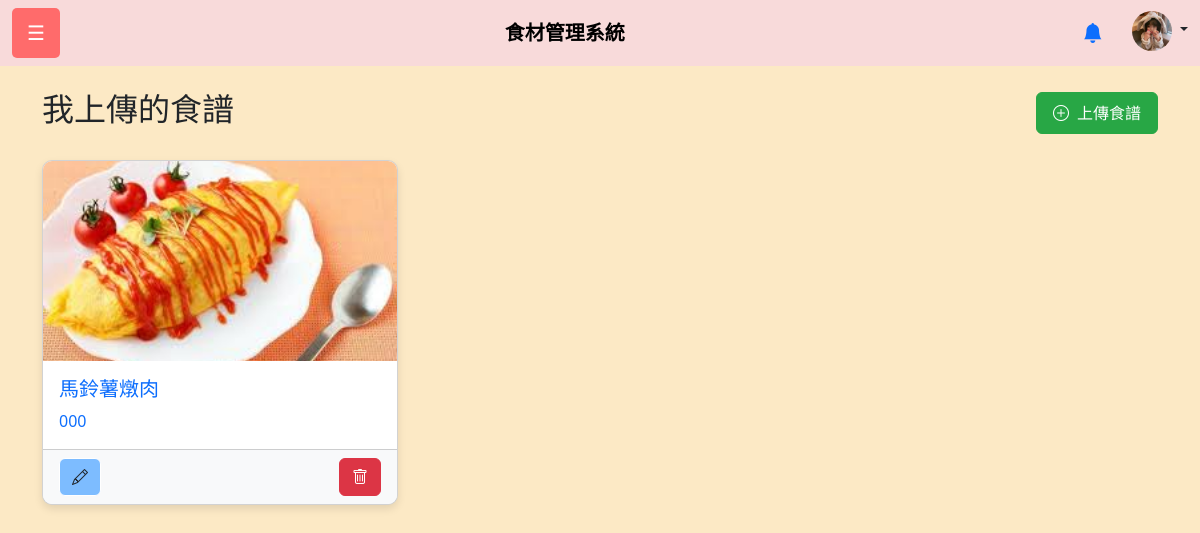
Screenshot of /my_recipes.php (signed in) with the database file from the repository.
### tables this page shows
CREATE TABLE `user` (
  `uId` int(11) NOT NULL,
  `uName` varchar(50) NOT NULL,
  `Password` varchar(255) NOT NULL,
  `Email` varchar(50) NOT NULL,
  `Language` varchar(50) DEFAULT NULL,
  `uImage` varchar(255) DEFAULT NULL
);

CREATE TABLE `recipe` (
  `RecipeId` int(11) NOT NULL,
  `rName` varchar(50) NOT NULL,
  `cooktime` int(11) DEFAULT NULL,
  `DifficultyLevel` varchar(20) DEFAULT NULL,
  `Description` text DEFAULT NULL,
  `uId` int(11) NOT NULL,
  `UploadDate` timestamp NOT NULL DEFAULT current_timestamp(),
  `CoverImage` varchar(255) DEFAULT NULL,
  `ViewCount` int(11) NOT NULL DEFAULT 0
);

### my_recipes.php (the view, shortened to what this page needs)
<?php
$conn = new mysqli("localhost", "root", "", "foodmanager");
$userId = $_SESSION['user_id'];
$query = "
    SELECT RecipeId, rName, CoverImage, Description, UploadDate
    FROM Recipe
    WHERE uId = ?
    ORDER BY UploadDate DESC
";
$stmt = $conn->prepare($query);
$stmt->bind_param("i", $userId);
$stmt->execute();
$result = $stmt->get_result();
$recipes = [];
while ($row = $result->fetch_assoc()) {
    $recipes[] = $row;
}
?>
<!DOCTYPE html>
<html lang="zh-Hant">
<head>
    <link rel="stylesheet" href="css/boot.css">
    <link href="https://cdn.jsdelivr.net/npm/bootstrap@5.3.0/dist/css/bootstrap.min.css" rel="stylesheet">
    <link rel="stylesheet" href="https://cdn.jsdelivr.net/npm/bootstrap-icons@1.10.5/font/bootstrap-icons.css">
</head>
<body>
    <?php include 'navbar.php'; ?>
    <div class="container mt-4">
        <div class="d-flex justify-content-between align-items-center mb-4">
            <h2>我上傳的食譜</h2>
            <a href="add_recipe.php" class="btn custom-btn-upload">
                <i class="bi bi-plus-circle me-2"></i>上傳食譜
            </a>
        </div>
        <?php if (empty($recipes)): ?>
            <div class="text-center py-5">
                <p class="mb-3">你尚未上傳任何食譜。</p>
                <a href="add_recipe.php" class="btn custom-btn-upload">
                    <i class="bi bi-plus-circle me-2"></i>開始上傳你的第一道食譜
                </a>
            </div>
        <?php else: ?>
            <div class="row">
                <?php foreach ($recipes as $recipe): ?>
                    <div class="col-md-4">
                        <div class="card mb-4">
                            <a href="recipe_detail.php?RecipeId=<?php echo $recipe['RecipeId']; ?>" class="text-decoration-none">
                                <img src="<?php echo htmlspecialchars($recipe['CoverImage'] ?? 'img/recipe-placeholder.jpg'); ?>" class="card-img-top" alt="封面">
                                <div class="card-body">
                                    <h5 class="card-title"><?php echo htmlspecialchars($recipe['rName']); ?></h5>
                                    <p class="card-text"><?php echo htmlspecialchars($recipe['Description']); ?></p>
                                </div>
                            </a>
                            <div class="card-footer d-flex justify-content-between">
                                <form action="edit_recipe.php" method="GET" style="display:inline;">
                                    <button type="submit" class="btn me-1 border border-white"
                                    style="background-color:rgb(125, 188, 255);">
                                        <i class="bi bi-pencil text-dark"></i>
                                    </button>
                                </form>
                                <form action="delete_recipe.php" method="POST" style="display:inline;" onsubmit="return confirm('確定要刪除這道食譜嗎？');">
                                    <button type="submit" class="btn btn-danger action-btn">
                                        <i class="bi bi-trash"></i>
                                    </button>
                                </form>
                            </div>
                        </div>
                    </div>
                <?php endforeach; ?>
            </div>
        <?php endif; ?>
    </div>
</body>
</html>

### navbar.php (shortened to what this page needs)
<?php
$conn = new mysqli("localhost", "root", "", "foodmanager");
$userImage = 'uploads/user-placeholder.jpg';
if (isset($_SESSION['user_id']) && isset($conn)) {
    $uId = $_SESSION['user_id'];
    $stmt = $conn->prepare("SELECT uImage FROM user WHERE uId = ?");
    if ($stmt) {
        $stmt->bind_param("i", $uId);
        $stmt->execute();
        $result = $stmt->get_result();
        if ($row = $result->fetch_assoc()) {
            $userImage = !empty($row['uImage']) ? $row['uImage'] : $userImage;
        }
    } else {
        error_log("Navbar prepare failed: " . $conn->error);
    }
}
?>
<nav class="navbar navbar-expand-lg">
    <div class="container-fluid">
        <button class="menu-btn me-3" data-bs-toggle="offcanvas" data-bs-target="#sidebar">☰</button>
        <a class="navbar-brand" href="index.php">食材管理系統</a>
        <div class="d-flex">
            <?php if (isset($_SESSION['user_id'])): ?>
                <div class="dropdown me-3">
                    <button class="btn btn-link position-relative" type="button" id="notificationDropdown" data-bs-toggle="dropdown" aria-expanded="false">
                        <i class="bi bi-bell-fill fs-5"></i>
                    </button>
                </div>
                <div class="dropdown">
                    <a class="nav-link dropdown-toggle" href="#" id="userDropdown" role="button" data-bs-toggle="dropdown" aria-expanded="false">
                        <img src="<?php echo htmlspecialchars($userImage); ?>" class="rounded-circle" alt="用戶頭像" width="40" height="40">
                    </a>
                </div>
            <?php else: ?>
                <button class="btn btn-outline-success" onclick="location.href='login.php'">登入</button>
            <?php endif; ?>
        </div>
    </div>
</nav>

### css/boot.css (style rules this page uses)
body { margin: 0; font-family: Arial, sans-serif; background-color: #fce9c5 !important; }
.navbar { background-color: #f8dada !important; }
.navbar-brand { font-weight: bold; }
.menu-btn { background: #ff6b6b; color: white; border: none; padding: 10px 15px; font-size: 20px; cursor: pointer; border-radius: 5px; transition: background 0.2s; }

### my_recipes.php (style rules this page uses)
.card { box-shadow: 0 4px 8px rgba(0, 0, 0, 0.1); border-radius: 10px; overflow: hidden; transition: transform 0.3s ease; }
.card-img-top { height: 200px; object-fit: cover; }
.card-footer { background-color: #f8f9fa; }
.custom-btn-upload { background-color: #28a745; border-color: #28a745; color: white; padding: 0.5rem 1rem; border-radius: 0.375rem; font-size: 1rem; font-weight: 500; transition: all 0.3s ease; text-decoration: none; display: inline-flex; align-items: center; }

### rows the page displays
user: uImage (picture)
recipe: CoverImage (picture), rName "馬鈴薯燉肉", Description "000"
